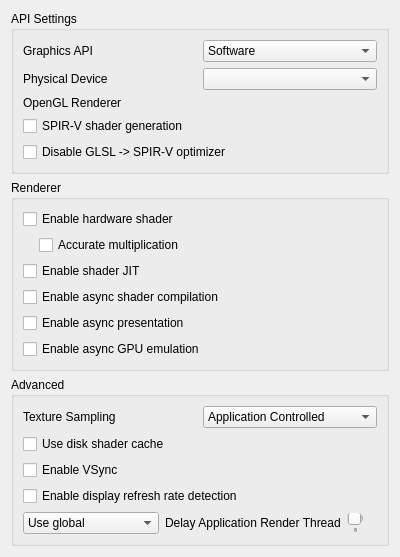
<?xml version="1.0" encoding="UTF-8"?>
<ui version="4.0">
 <class>ConfigureGraphics</class>
 <widget class="QWidget" name="ConfigureGraphics">
  <property name="geometry">
   <rect>
    <x>0</x>
    <y>0</y>
    <width>400</width>
    <height>509</height>
   </rect>
  </property>
  <property name="minimumSize">
   <size>
    <width>0</width>
    <height>0</height>
   </size>
  </property>
  <property name="windowTitle">
   <string>Form</string>
  </property>
  <property name="accessibleName">
   <string>Graphics</string>
  </property>
  <layout class="QVBoxLayout" name="verticalLayout">
   <item>
    <widget class="QGroupBox" name="apiBox">
     <property name="title">
      <string>API Settings</string>
     </property>
     <layout class="QVBoxLayout" name="verticalLayout_3">
      <item>
       <widget class="QWidget" name="graphics_api_group" native="true">
        <layout class="QHBoxLayout" name="graphics_api_group_2">
         <property name="leftMargin">
          <number>0</number>
         </property>
         <property name="topMargin">
          <number>0</number>
         </property>
         <property name="rightMargin">
          <number>0</number>
         </property>
         <property name="bottomMargin">
          <number>0</number>
         </property>
         <item>
          <widget class="QLabel" name="graphics_api_label">
           <property name="text">
            <string>Graphics API</string>
           </property>
          </widget>
         </item>
         <item>
          <widget class="QComboBox" name="graphics_api_combo">
           <item>
            <property name="text">
             <string>Software</string>
            </property>
           </item>
           <item>
            <property name="text">
             <string>OpenGL</string>
            </property>
           </item>
           <item>
            <property name="text">
             <string>Vulkan</string>
            </property>
           </item>
          </widget>
         </item>
        </layout>
       </widget>
      </item>
      <item>
       <widget class="QWidget" name="physical_device_group" native="true">
        <layout class="QHBoxLayout" name="physical_device_group_2">
         <property name="leftMargin">
          <number>0</number>
         </property>
         <property name="topMargin">
          <number>0</number>
         </property>
         <property name="rightMargin">
          <number>0</number>
         </property>
         <property name="bottomMargin">
          <number>0</number>
         </property>
         <item>
          <widget class="QLabel" name="physical_device_label">
           <property name="text">
            <string>Physical Device</string>
           </property>
          </widget>
         </item>
         <item>
          <widget class="QComboBox" name="physical_device_combo"/>
         </item>
        </layout>
       </widget>
      </item>
      <item>
       <widget class="QWidget" name="opengl_renderer_group" native="true">
        <layout class="QHBoxLayout" name="opengl_renderer_group_2">
         <property name="leftMargin">
          <number>0</number>
         </property>
         <property name="topMargin">
          <number>0</number>
         </property>
         <property name="rightMargin">
          <number>0</number>
         </property>
         <property name="bottomMargin">
          <number>0</number>
         </property>
         <item>
          <widget class="QLabel" name="opengl_renderer_label">
           <property name="text">
            <string>OpenGL Renderer</string>
           </property>
          </widget>
         </item>
         <item>
          <widget class="QLabel" name="opengl_renderer_name_label"/>
         </item>
        </layout>
       </widget>
      </item>
      <item>
       <widget class="QCheckBox" name="spirv_shader_gen">
        <property name="text">
         <string>SPIR-V shader generation</string>
        </property>
       </widget>
      </item>
      <item>
       <widget class="QCheckBox" name="disable_spirv_optimizer">
        <property name="text">
         <string>Disable GLSL -> SPIR-V optimizer</string>
        </property>
        <property name="toolTip">
         <string>&lt;html&gt;&lt;head/&gt;&lt;body&gt;&lt;p&gt;Disables the SPIR-V optimization pass, reducing stuttering considerably while barely affecting performance.&lt;/p&gt;&lt;/body&gt;&lt;/html&gt;</string>
        </property>
       </widget>
      </item>
     </layout>
    </widget>
   </item>
   <item>
    <widget class="QGroupBox" name="rendererBox">
     <property name="title">
      <string>Renderer</string>
     </property>
     <layout class="QVBoxLayout" name="verticalLayout_6">
      <item>
       <widget class="QWidget" name="hw_renderer_group" native="true">
        <layout class="QVBoxLayout" name="verticalLayout_5">
         <property name="leftMargin">
          <number>0</number>
         </property>
         <property name="topMargin">
          <number>0</number>
         </property>
         <property name="rightMargin">
          <number>0</number>
         </property>
         <property name="bottomMargin">
          <number>0</number>
         </property>
         <item>
          <widget class="QCheckBox" name="toggle_hw_shader">
           <property name="toolTip">
            <string>&lt;html&gt;&lt;head/&gt;&lt;body&gt;&lt;p&gt;Use the selected graphics API to accelerate shader emulation.&lt;/p&gt;&lt;p&gt;Requires a relatively powerful GPU for better performance.&lt;/p&gt;&lt;/body&gt;&lt;/html&gt;</string>
           </property>
           <property name="text">
            <string>Enable hardware shader</string>
           </property>
          </widget>
         </item>
         <item>
          <widget class="QWidget" name="hw_shader_group" native="true">
           <layout class="QVBoxLayout" name="verticalLayout_7">
            <property name="leftMargin">
             <number>16</number>
            </property>
            <property name="topMargin">
             <number>0</number>
            </property>
            <property name="rightMargin">
             <number>0</number>
            </property>
            <property name="bottomMargin">
             <number>0</number>
            </property>
            <item>
             <widget class="QCheckBox" name="toggle_accurate_mul">
              <property name="toolTip">
               <string>&lt;html&gt;&lt;head/&gt;&lt;body&gt;&lt;p&gt;Correctly handle all edge cases in multiplication operation in shaders. &lt;/p&gt;&lt;p&gt;Some applications requires this to be enabled for the hardware shader to render properly.&lt;/p&gt;&lt;p&gt;However this would reduce performance in most applications.&lt;/p&gt;&lt;/body&gt;&lt;/html&gt;</string>
              </property>
              <property name="text">
               <string>Accurate multiplication</string>
              </property>
             </widget>
            </item>
           </layout>
          </widget>
         </item>
        </layout>
       </widget>
      </item>
      <item>
       <widget class="QCheckBox" name="toggle_shader_jit">
        <property name="toolTip">
         <string>&lt;html&gt;&lt;head/&gt;&lt;body&gt;&lt;p&gt;Use the JIT engine instead of the interpreter for software shader emulation. &lt;/p&gt;&lt;p&gt;Enable this for better performance.&lt;/p&gt;&lt;/body&gt;&lt;/html&gt;</string>
        </property>
        <property name="text">
         <string>Enable shader JIT</string>
        </property>
       </widget>
      </item>
      <item>
       <widget class="QCheckBox" name="toggle_async_shaders">
        <property name="toolTip">
         <string>&lt;html&gt;&lt;head/&gt;&lt;body&gt;&lt;p&gt;Compile shaders using background threads to avoid shader compilation stutter. Expect temporary graphical glitches&lt;/p&gt;&lt;/body&gt;&lt;/html&gt;</string>
        </property>
        <property name="text">
         <string>Enable async shader compilation</string>
        </property>
       </widget>
      </item>
      <item>
       <widget class="QCheckBox" name="toggle_async_present">
        <property name="toolTip">
         <string>&lt;html&gt;&lt;head/&gt;&lt;body&gt;&lt;p&gt;Perform presentation on separate threads. Improves performance when using Vulkan in most applications. Adds ~1 frame of input lag.&lt;/p&gt;&lt;/body&gt;&lt;/html&gt;</string>
        </property>
        <property name="text">
         <string>Enable async presentation</string>
        </property>
       </widget>
      </item>
      <item>
       <widget class="QCheckBox" name="toggle_async_gpu">
        <property name="toolTip">
         <string>&lt;html&gt;&lt;head/&gt;&lt;body&gt;&lt;p&gt;Execute GPU commands on a dedicated worker thread, allowing the CPU to continue processing while the GPU handles rendering. May improve performance but can introduce minor graphical glitches.&lt;/p&gt;&lt;/body&gt;&lt;/html&gt;</string>
        </property>
        <property name="text">
         <string>Enable async GPU emulation</string>
        </property>
       </widget>
      </item>
     </layout>
    </widget>
   </item>
   <item>
    <widget class="QGroupBox" name="groupBox">
     <property name="title">
      <string>Advanced</string>
     </property>
     <layout class="QVBoxLayout" name="verticalLayout_2">
      <item>
       <widget class="QWidget" name="widget_texture_sampling" native="true">
        <layout class="QHBoxLayout" name="horizontalLayout_2">
         <property name="leftMargin">
          <number>0</number>
         </property>
         <property name="topMargin">
          <number>0</number>
         </property>
         <property name="rightMargin">
          <number>0</number>
         </property>
         <property name="bottomMargin">
          <number>0</number>
         </property>
         <item>
          <widget class="QLabel" name="texture_sampling_label">
           <property name="toolTip">
            <string>&lt;html&gt;&lt;head/&gt;&lt;body&gt;&lt;p&gt;Overrides the sampling filter used by applications. This can be useful in certain cases with poorly behaved applications when upscaling. If unsure, set this to Application Controlled&lt;/p&gt;&lt;/body&gt;&lt;/html&gt;</string>
           </property>
           <property name="text">
            <string>Texture Sampling</string>
           </property>
          </widget>
         </item>
         <item>
          <widget class="QComboBox" name="texture_sampling_combobox">
           <item>
            <property name="text">
             <string>Application Controlled</string>
            </property>
           </item>
           <item>
            <property name="text">
             <string>Nearest Neighbor</string>
            </property>
           </item>
           <item>
            <property name="text">
             <string>Linear</string>
            </property>
           </item>
          </widget>
         </item>
        </layout>
       </widget>
      </item>
      <item>
       <widget class="QCheckBox" name="toggle_disk_shader_cache">
        <property name="toolTip">
         <string>&lt;html&gt;&lt;head/&gt;&lt;body&gt;&lt;p&gt;Reduce stuttering by storing and loading generated shaders to disk.&lt;/p&gt;&lt;/body&gt;&lt;/html&gt;</string>
        </property>
        <property name="text">
         <string>Use disk shader cache</string>
        </property>
       </widget>
      </item>
      <item>
       <widget class="QCheckBox" name="toggle_vsync">
        <property name="toolTip">
         <string>&lt;html&gt;&lt;head/&gt;&lt;body&gt;&lt;p&gt;VSync prevents the screen from tearing, but some graphics cards have lower performance with VSync enabled. Keep it enabled if you don't notice a performance difference.&lt;/p&gt;&lt;/body&gt;&lt;/html&gt;</string>
        </property>
        <property name="text">
         <string>Enable VSync</string>
        </property>
       </widget>
      </item>
      <item>
       <widget class="QCheckBox" name="toggle_display_refresh_rate_detection">
        <property name="toolTip">
         <string>&lt;html&gt;&lt;head/&gt;&lt;body&gt;&lt;p&gt;When enabled, this setting detects when the refresh rate of the screen is below that of the 3DS, and when it is, disables VSync automatically to avoid emulation speed being forced below 100%.&lt;/p&gt;&lt;/body&gt;&lt;/html&gt;</string>
        </property>
        <property name="text">
         <string>Enable display refresh rate detection</string>
        </property>
       </widget>
      </item>
      <item>
        <widget class="QWidget" name="delay_render_layout" native="true">
          <layout class="QHBoxLayout" name="delay_render_layout_inner">
            <property name="leftMargin">
              <number>0</number>
            </property>
            <property name="topMargin">
              <number>0</number>
            </property>
            <property name="rightMargin">
              <number>0</number>
            </property>
            <property name="bottomMargin">
              <number>0</number>
            </property>
            <item>
              <widget class="QComboBox" name="delay_render_combo">
                <item>
                  <property name="text">
                    <string>Use global</string>
                  </property>
                </item>
                <item>
                  <property name="text">
                    <string>Use per-application</string>
                  </property>
                </item>
              </widget>
            </item>
            <item>
              <widget class="QLabel" name="label_delay_render">
                <property name="text">
                  <string>Delay Application Render Thread</string>
                </property>
                <property name="toolTip">
                  <string>&lt;html&gt;&lt;head/&gt;&lt;body&gt;&lt;p&gt;Delays the emulated application render thread the specified amount of milliseconds every time it submits render commands to the GPU.&lt;/p&gt;&lt;p&gt;Adjust this feature in the (very few) dynamic framerate applications to fix performance issues.&lt;/p&gt;&lt;/body&gt;&lt;/html&gt;</string>
                </property>
              </widget>
            </item>
            <item>
              <widget class="QSlider" name="delay_render_slider">
                <property name="minimum">
                  <number>0</number>
                </property>
                <property name="maximum">
                  <number>16000</number>
                </property>
                <property name="singleStep">
                  <number>100</number>
                </property>
                <property name="pageStep">
                  <number>250</number>
                </property>
                <property name="value">
                  <number>0</number>
                </property>
                <property name="orientation">
                  <enum>Qt::Horizontal</enum>
                </property>
                <property name="tickPosition">
                  <enum>QSlider::TicksBelow</enum>
                </property>
              </widget>
            </item>
            <item>
              <widget class="QLabel" name="delay_render_display_label">
                <property name="text">
                  <string/>
                </property>
                <property name="alignment">
                  <set>Qt::AlignRight|Qt::AlignTrailing|Qt::AlignVCenter</set>
                </property>
              </widget>
            </item>
          </layout>
        </widget>
      </item>
     </layout>
    </widget>
   </item>
   <item>
    <spacer name="verticalSpacer">
     <property name="orientation">
      <enum>Qt::Vertical</enum>
     </property>
     <property name="sizeHint" stdset="0">
      <size>
       <width>20</width>
       <height>270</height>
      </size>
     </property>
    </spacer>
   </item>
  </layout>
 </widget>
 <tabstops>
  <tabstop>toggle_accurate_mul</tabstop>
  <tabstop>toggle_shader_jit</tabstop>
  <tabstop>toggle_disk_shader_cache</tabstop>
  <tabstop>toggle_vsync</tabstop>
 </tabstops>
 <resources/>
 <connections/>
</ui>
